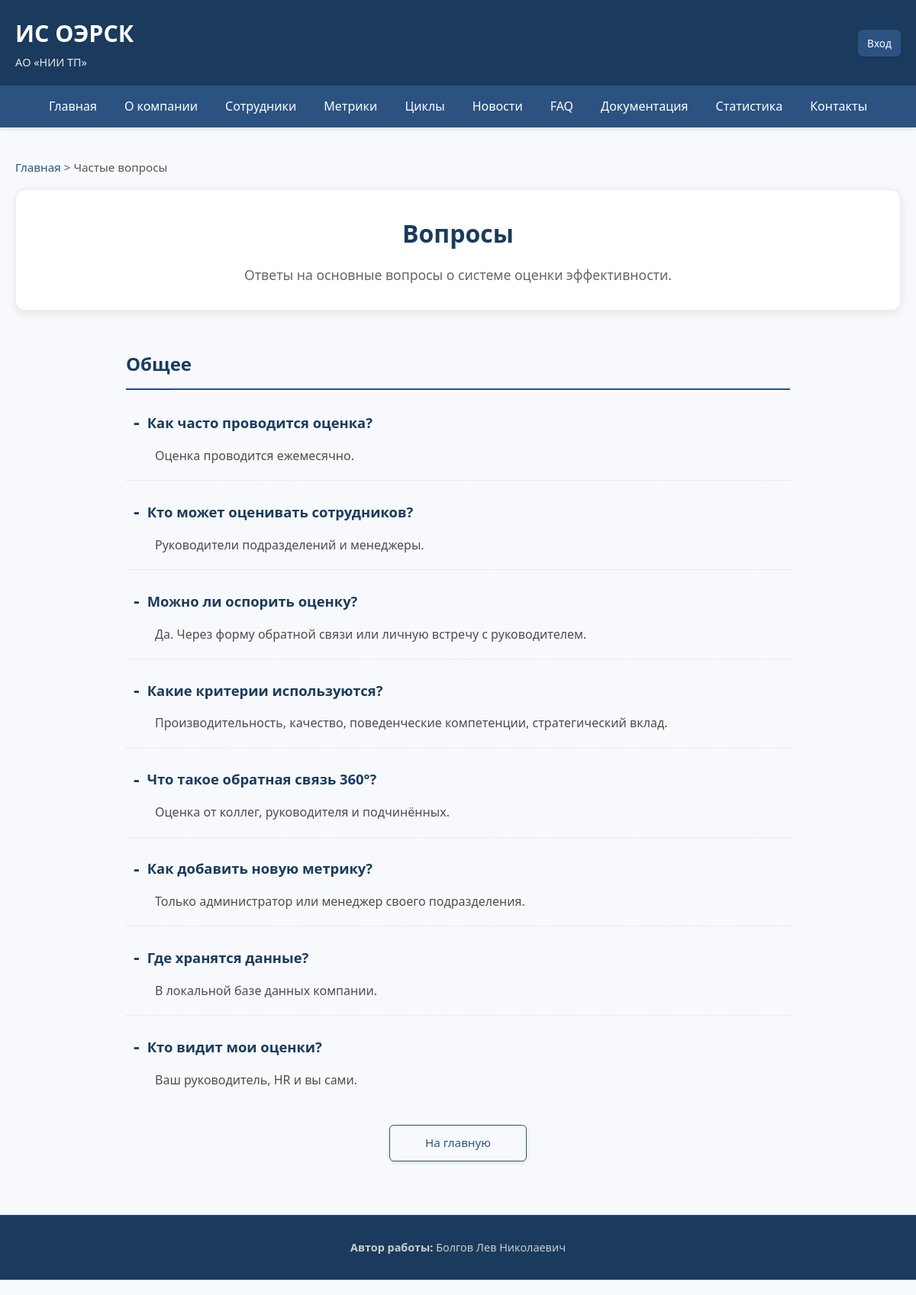
Page /faq on the committed database.
### app/models.py (models this page shows)
class FAQ(db.Model):
    __tablename__ = 'faqs'
    id = db.Column(db.Integer, primary_key=True)
    question = db.Column(db.Text, nullable=False)
    answer = db.Column(db.Text, nullable=False)
    category = db.Column(db.String(50), default='Общее')
    is_published = db.Column(db.Boolean, default=True)
    created_at = db.Column(db.DateTime, default=datetime.utcnow)
    updated_at = db.Column(db.DateTime, default=datetime.utcnow, onupdate=datetime.utcnow)
    author_id = db.Column(db.Integer, db.ForeignKey('employees.id'))

### app/views.py (the view)
@views.route('/faq')
def faq():
    faq_items = FAQ.query.filter_by(is_published=True).order_by(FAQ.category, FAQ.id).all()
    categories = sorted(set(item.category for item in faq_items))
    breadcrumbs = [("Главная", url_for('views.index')), ("Частые вопросы", url_for('views.faq'))]
    return render_with_breadcrumbs('faq.html', breadcrumbs, faq_items=faq_items, categories=categories)

### app/views.py (called while the page is built)
def render_with_breadcrumbs(template, breadcrumbs, **context):
    return render_template(template, breadcrumbs=breadcrumbs, **context)

### app/templates/faq.html (shortened to what this page needs)
{% extends "base.html" %}
{% block content %}
<div class="faq-page-header">
    <h1>Вопросы</h1>
    <p class="lead">Ответы на основные вопросы о системе оценки эффективности.</p>
</div>
<div class="faq-container">
    {% for category in categories %}
    <div class="faq-category">
        <h2 class="faq-category-title">{{ category }}</h2>
        {% for item in faq_items if item.category == category %}
        <div class="faq-question-item">
            <h3 class="faq-question">{{ item.question }}</h3>
            <div class="faq-answer">
                <p>{{ item.answer }}</p>
            </div>
        </div>
        {% endfor %}
    </div>
    {% endfor %}
</div>
<div class="faq-action-buttons">
    <a href="{{ url_for('views.index') }}" class="btn btn-outline">На главную</a>
</div>
{% endblock %}

### app/static/styles.css (style rules this page uses)
* { margin: 0; padding: 0; box-sizing: border-box; }
body { font-family: 'Segoe UI', Tahoma, Geneva, Verdana, sans-serif; line-height: 1.7; color: #333; background-color: #f7f9fc; padding-bottom: 20px; }
.btn { display: inline-block; padding: 10px 18px; background: #2c5282; color: white; border: none; border-radius: 6px; text-decoration: none; font-size: 0.95em; font-weight: 500; cursor: pointer; transition: all 0.3s ease; box-shadow: 0 2px 4px rgba(0, 0, 0, 0.1); }
.btn-outline { background: transparent; border: 1px solid #2c5282; color: #2c5282; }
.faq-page-header { text-align: center; margin-bottom: 50px; padding: 30px 20px; background: white; border-radius: 12px; box-shadow: 0 4px 12px rgba(0, 0, 0, 0.08); border: 1px solid #eaeaea; }
.faq-page-header h1 { color: #1a3b5d; font-size: 2em; margin-bottom: 12px; font-weight: 600; }
.faq-page-header .lead { color: #555; font-size: 1.1em; opacity: 0.9; }
.faq-container { max-width: 900px; margin: 0 auto; padding: 0 15px; }
.faq-category { margin-bottom: 45px; }
.faq-category-title { font-size: 1.5em; color: #1a3b5d; margin: 0 0 22px; padding-bottom: 12px; border-bottom: 2px solid #2c5282; font-weight: 600; position: relative; }
.faq-category-title::after { content: ''; position: absolute; left: 0; bottom: -2px; width: 60px; height: 2px; background: #1e40af; transition: width 0.3s ease; }
.faq-question-item { margin-bottom: 20px; padding-bottom: 18px; border-bottom: 1px dashed #e0e7ff; transition: border-color 0.3s ease; }
.faq-question-item:last-child { border-bottom: none; margin-bottom: 0; padding-bottom: 0; }
.faq-question { font-size: 1.15em; color: #1a3b5d; margin: 0; font-weight: 600; cursor: pointer; display: flex; align-items: center; gap: 10px; position: relative; padding-left: 10px; }
.faq-question::before { content: ' - '; font-size: 1.3em; }
.faq-answer { margin-top: 10px; padding-left: 38px; color: #444; line-height: 1.7; opacity: 0.95; }
.faq-answer p { margin: 0; }
.faq-action-buttons { text-align: center; margin-top: 40px; }
.faq-action-buttons .btn { min-width: 180px; font-weight: 500; }
.faq-action-buttons .btn-outline { border-color: #2c5282; color: #2c5282; }

### rows in the picture
FAQ: category "Общее", question "Как часто проводится оценка?", answer "Оценка проводится ежемесячно."
FAQ: question "Кто может оценивать сотрудников?", answer "Руководители подразделений и менеджеры."
FAQ: question "Можно ли оспорить оценку?", answer "Да. Через форму обратной связи или личную встречу с руководителем."
FAQ: question "Какие критерии используются?", answer "Производительность, качество, поведенческие компетенции, стратегический вклад."
FAQ: question "Что такое обратная связь 360°?", answer "Оценка от коллег, руководителя и подчинённых."
FAQ: question "Как добавить новую метрику?", answer "Только администратор или менеджер своего подразделения."
FAQ: question "Где хранятся данные?", answer "В локальной базе данных компании."
FAQ: question "Кто видит мои оценки?", answer "Ваш руководитель, HR и вы сами."

### other values in the picture
{{ crumb[0] }} "Главная"
{{ crumb[0] }} "Частые вопросы"
